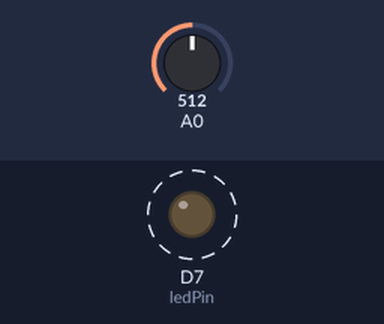
A sketch run on a simulated ESP8266 (NodeMCU). Parts: output pins drawn as LEDs (lit = HIGH). Dashed ring = blinking. The test bench sets the inputs (shaded band); at power-on: A0 = 512 (analog values on the 0–1023 scale).

Above: at 1.8 s.
1.9 s: A0 set to 122
At 2.5 s:
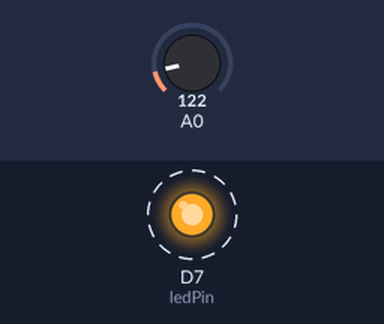
5.4 s: A0 set to 306
At 5.85 s:
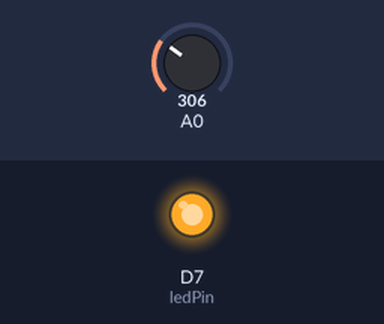
Timing chart, 0 to 14.9 s (numbered marks = the images above; inputs shaded):
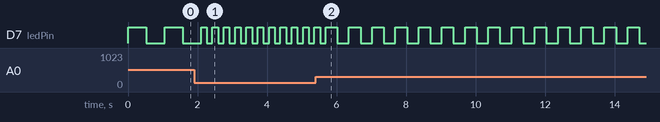

Measured:
- after the input at 1.9 s, D7 (ledPin): alternates HIGH for 0.16 s and LOW for 0.16 s, starting after 0.36 s
- by itself, D7 (ledPin): alternates HIGH for 0.53 s and LOW for 0.53 s

The sketch:

analogChangeLEDs.ino
```cpp
const int ledPin = D7;

void setup() {
  pinMode(ledPin, OUTPUT);
  analogReadResolution(12);
}

void loop() {
  int sensorValue = analogRead(A0);
  int blinkSpeed = map(sensorValue, 0, 4095, 50, 1000);
  digitalWrite(ledPin, HIGH);
  delay(blinkSpeed);
  digitalWrite(ledPin, LOW);
  delay(blinkSpeed);
}
```
